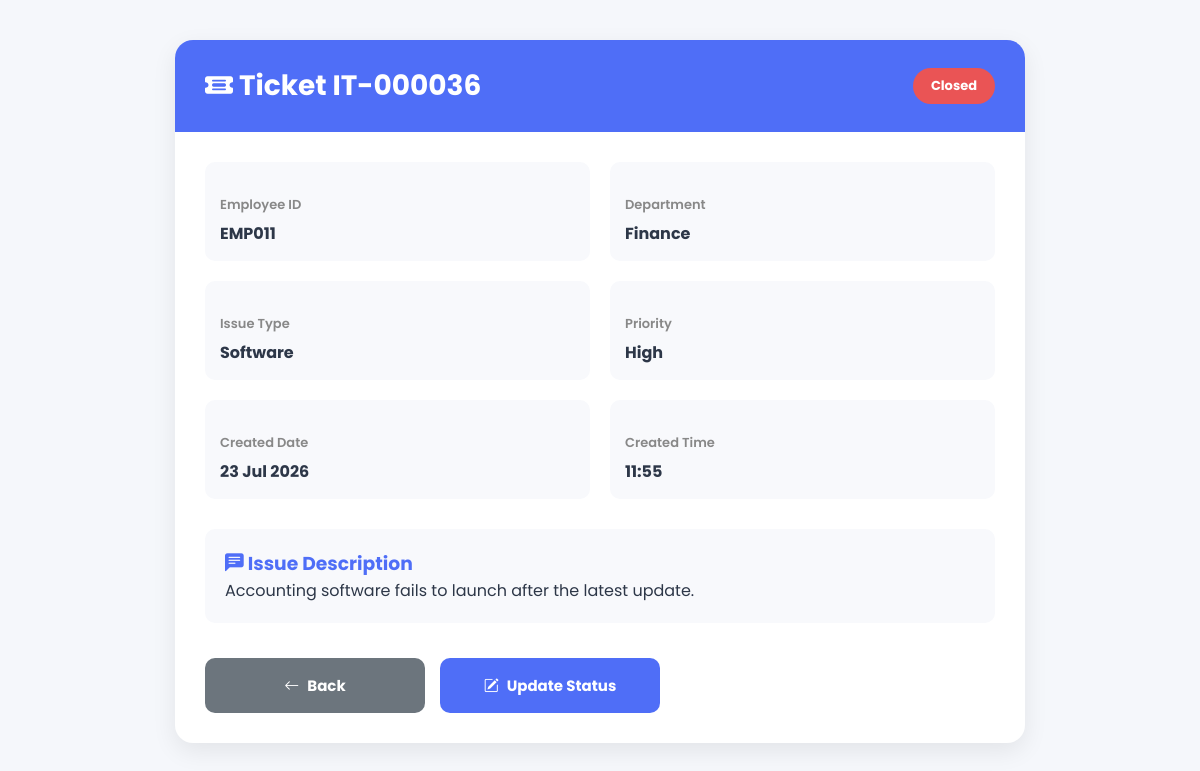
Page /view_ticket.php?id=36 (signed in) on the committed database.
### tables this page shows
CREATE TABLE `tickets` (
  `id` int NOT NULL,
  `employee_id` varchar(20) NOT NULL,
  `department` varchar(100) NOT NULL,
  `issue_type` varchar(100) NOT NULL,
  `description` text NOT NULL,
  `priority` varchar(20) NOT NULL,
  `status` varchar(20) NOT NULL DEFAULT 'open',
  `created_at` timestamp NOT NULL DEFAULT CURRENT_TIMESTAMP
);

### view_ticket.php (the view, shortened to what this page needs)
<?php
include 'database/database.php';
$id = (int)$_GET['id'];
$sql = "SELECT * FROM tickets WHERE id = $id";
$result = $conn->query($sql);
$row = $result->fetch_assoc();
$status = strtolower(trim($row['status']));
$statusClass = "badge-open";
if($status=="in progress"){
    $statusClass="badge-progress";
}
elseif($status=="closed"){
    $statusClass="badge-closed";
}
?>
<!DOCTYPE html>
<html lang="en">
<head>
<link rel="stylesheet" href="css/style.css">
<link rel="stylesheet"
href="https://cdn.jsdelivr.net/npm/bootstrap-icons@1.11.3/font/bootstrap-icons.min.css">
</head>
<body>
<div class="ticket-card">
<div class="ticket-header">
<div>
<h2>
<i class="bi bi-ticket-detailed-fill"></i>
Ticket
IT-<?php echo str_pad($row['id'],6,"0",STR_PAD_LEFT); ?>
</h2>
</div>
<div>
<span class="badge <?php echo $statusClass; ?>">
<?php echo htmlspecialchars($row['status']); ?>
</span>
</div>
</div>
<div class="ticket-body">
<div class="info-grid">
<div class="info">
<label>Employee ID</label>
<span><?php echo htmlspecialchars($row['employee_id']); ?></span>
</div>
<div class="info">
<label>Department</label>
<span><?php echo htmlspecialchars($row['department']); ?></span>
</div>
<div class="info">
<label>Issue Type</label>
<span><?php echo htmlspecialchars($row['issue_type']); ?></span>
</div>
<div class="info">
<label>Priority</label>
<span><?php echo htmlspecialchars($row['priority']); ?></span>
</div>
<div class="info">
<label>Created Date</label>
<span><?php echo date("d M Y",strtotime($row['created_at'])); ?></span>
</div>
<div class="info">
<label>Created Time</label>
<span><?php echo date("H:i",strtotime($row['created_at'])); ?></span>
</div>
</div>
<div class="description">
<h3>
<i class="bi bi-chat-left-text-fill"></i>
Issue Description
</h3>
<p>
<?php echo nl2br(htmlspecialchars($row['description'])); ?>
</p>
</div>
<div class="actions">
<a href="admin.php" class="btn back">
<i class="bi bi-arrow-left"></i>
Back
</a>
<a href="update_status.php?id=<?php echo $row['id']; ?>" class="btn update">
<i class="bi bi-pencil-square"></i>
Update Status
</a>
</div>
</div>
</div>
</body>
</html>

### css/style.css (style rules this page uses)
:root { --primary:#4F6EF7; --primary-dark:#3558ef; --green:#28c76f; --yellow:#ffb400; --red:#ea5455; --background:#f4f7fc; --white:#ffffff; --text:#2d3748; --gray:#7b8794; --radius:18px; --shadow: 0 10px 35px rgba(0,0,0,.08); }
* { margin:0; padding:0; box-sizing:border-box; font-family:'Poppins',sans-serif; }
html { scroll-behavior:smooth; }
body { background:var(--background); color:var(--text); }
.btn, button { background:var(--primary); color:white; padding:15px 30px; border:none; border-radius:14px; font-size:15px; font-weight:600; cursor:pointer; text-decoration:none; display:flex; align-items:center; justify-content:center; gap:8px; transition:.3s; min-width:220px; height:55px; }
label { display:block; font-weight:600; margin:18px 0 8px; }
.badge { display:inline-block; padding:8px 16px; border-radius:30px; font-size:12px; font-weight:600; }
.badge-closed { background:#fee2e2; color:#b91c1c; }

### view_ticket.php (style rules this page uses)
body { background:#f5f7fb; font-family:Arial,sans-serif; }
.ticket-card { max-width:850px; margin:40px auto; background:#fff; border-radius:18px; box-shadow:0 8px 25px rgba(0,0,0,.08); overflow:hidden; }
.ticket-header { background:#4F6EF7; color:#fff; padding:25px 30px; display:flex; justify-content:space-between; align-items:center; }
.ticket-header h2 { margin:0; font-size:28px; }
.ticket-body { padding:30px; }
.info-grid { display:grid; grid-template-columns:repeat(2,1fr); gap:20px; }
.info { background:#f8f9fc; padding:15px; border-radius:10px; }
.info label { display:block; color:#888; font-size:13px; margin-bottom:6px; }
.info span { font-size:16px; font-weight:bold; }
.description { margin-top:30px; background:#f8f9fc; border-radius:10px; padding:20px; }
.description h3 { margin-top:0; color:#4F6EF7; }
.badge { padding:8px 18px; border-radius:30px; color:#fff; font-size:13px; font-weight:bold; }
.badge-closed { background:#ea5455; }
.actions { margin-top:35px; display:flex; gap:15px; }
.btn { text-decoration:none; padding:12px 20px; border-radius:10px; color:#fff; font-weight:bold; }
.back { background:#6c757d; }
.update { background:#4F6EF7; }

### rows in the picture
tickets: id "000036", status "Closed", employee "EMP011", department "Finance", issue_type "Software", priority "High", created_at "23 Jul 2026", created_at "11:55", description "Accounting software fails to launch after the latest update."
